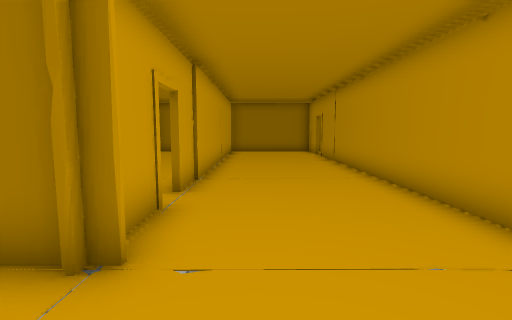
[1] (above)

24 first-person views from a walk through a 3-D level made in the Unity game engine. The camera is 1.3 m above the floor, tilts 6° down and sees 85° across. The floor is counted in squares, 1 m on a side. Each view is taken from the middle of a square. On the plan, view 1 faces up. The plan holds only what a view shows up to about 13 squares ahead; the rest is blank. The place goes on beyond the plan. The player character is not drawn. Some surface patterns are stand-ins.

[2]
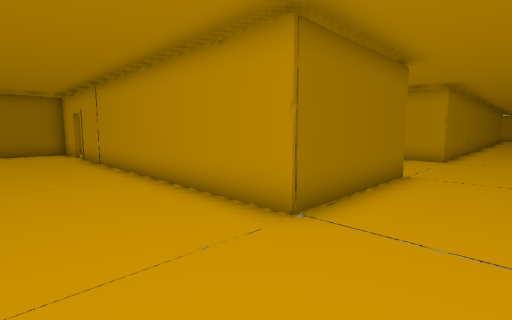

[3]
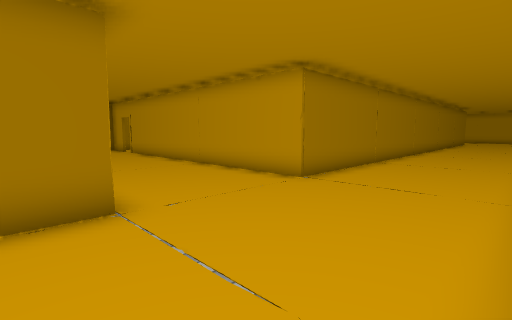

[4]
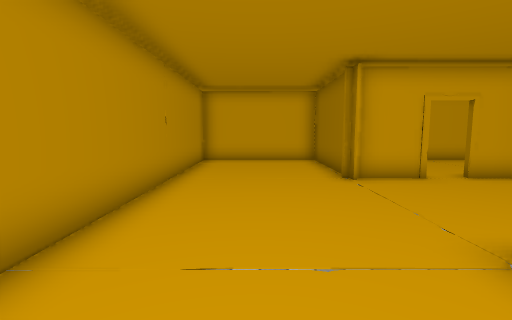

[5]
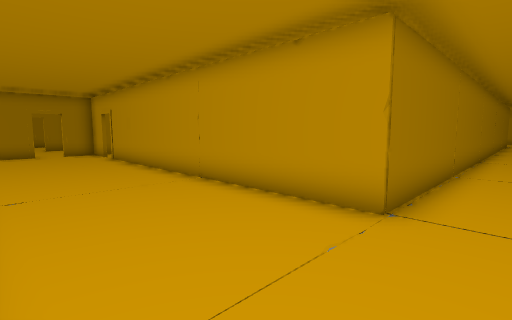

[6]
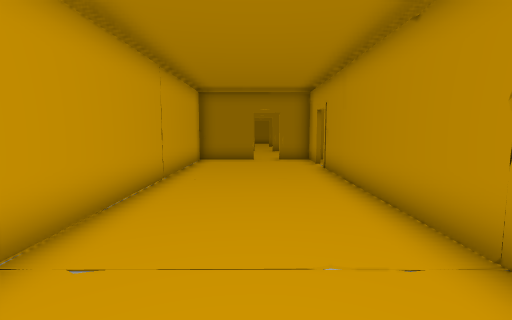

[7]
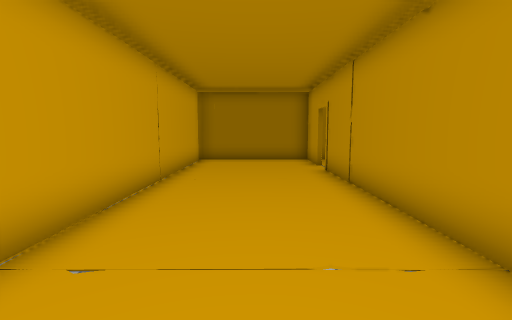

[8]
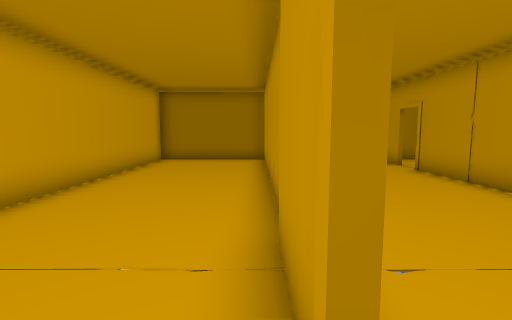

[9]
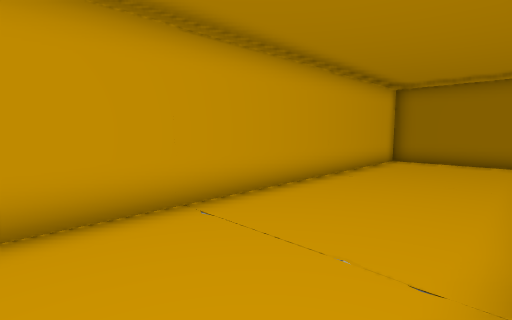

[10]
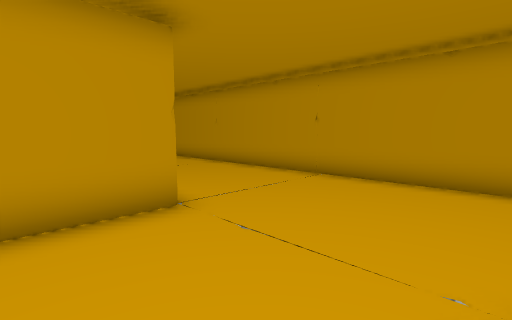

[11]
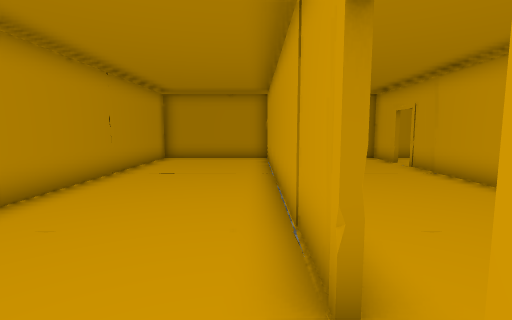

[12]
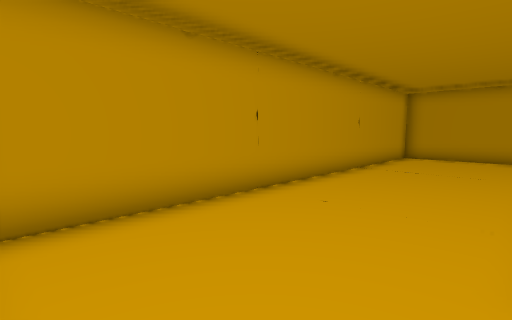

[13]
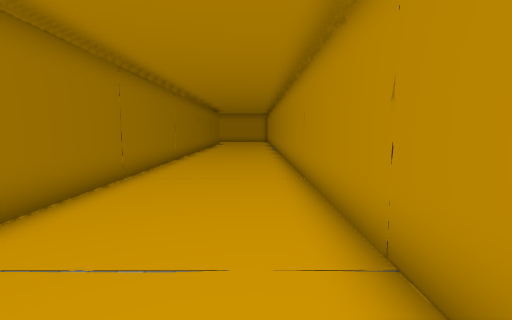

[14]
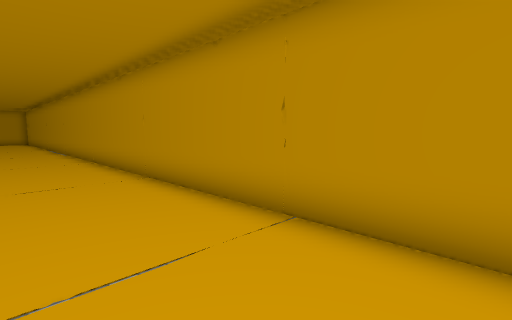

[15]
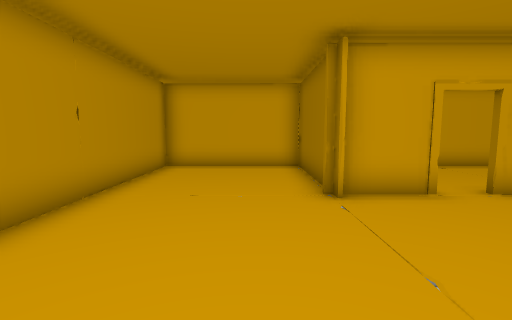

[16]
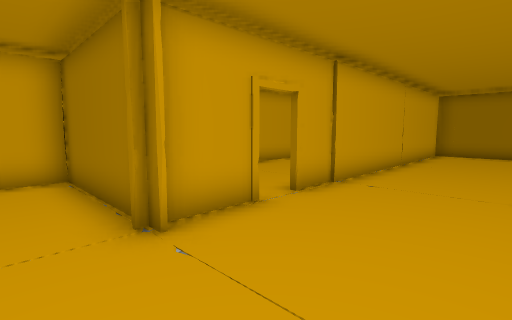

[17]
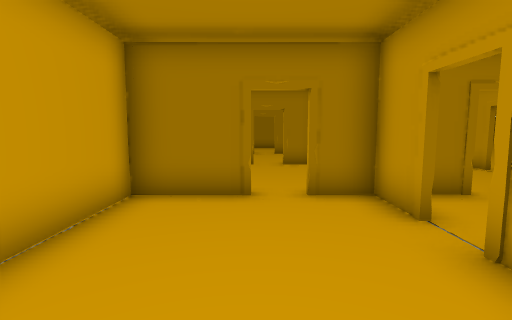

[18]
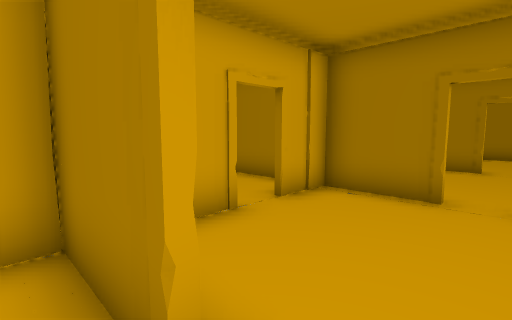

[19]
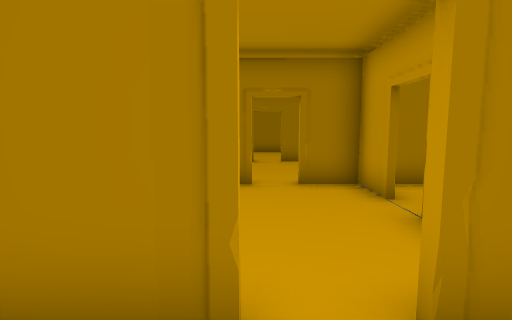

[20]
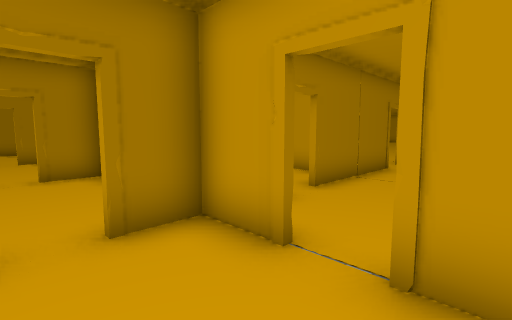

[21]
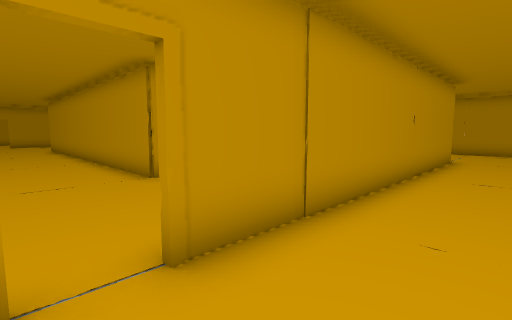

[22]
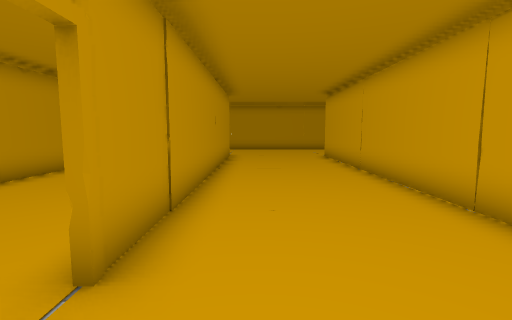

[23]
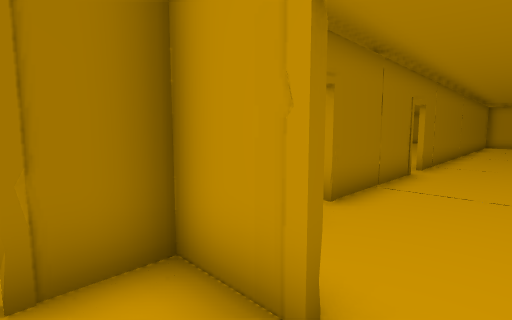

[24]
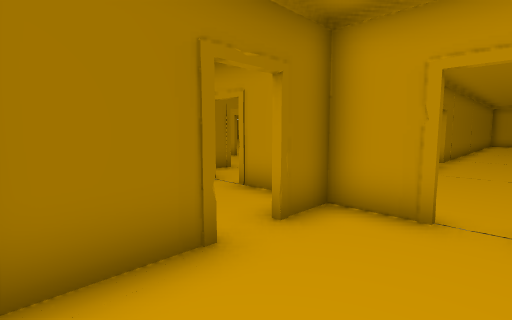

### Floor plan
Key: @ floor where view 1 was taken; # wall or solid block; x gap in a wall; . floor; T thing the floor can be seen under or through.
Columns run from 7 left of view 1 to 24 right of it. Each row starts with its distance up from view 1.
 33                  ##
 32                   .
 31                   ..
 30                   ..
 29                   ..
 28                  #xx#
 27                  ....
 26                  ...
 25                   ..
 24                   ..
 23             ######xx###
 22              ..T ....#.   #
 21               .T ... #   .x
 20                T ... #  ..x
 19                #.... # ...#
 18 #############  ###xx###.####xx##
 17 #....#....#....#....#...........
 16 #....#....#....#....x...........
 15 #....#.........#....x...........
 14 #....#....#....#....#...........
 13 #....#....#....#....#...........
 12 #....#....#....#....# ....######
 11 #....#....#....#....#  ...#
 10 #....#....#....#....#   ..#
  9 #....#....#....#....#   ..#
  8 #....#....#....#....#    .#
  7 #....#....#....#....#
  6 #....#....#....#....#
  5 #... .....#....#....#
  4      #....#....#....#
  3 #######...######....############
  2 #...............................
  1 #...............................
  0 #......@........................
 -1 #...............................
 -2 #...............................
 -3 ################################

Where each view was taken, in squares from view 1:
view 1: 0 up, 0 right, facing up
view 2: 0 up, 0 right, facing up-right
view 3: 2 down, 7 right, facing up-right
view 4: 0 up, 6 right, facing left
view 5: 1 up, 9 right, facing up-right
view 6: 5 up, 11 right, facing up
view 7: 5 up, 1 right, facing up
view 8: 5 up, 2 left, facing up
view 9: 5 up, 2 left, facing up-left
view 10: 5 up, 1 left, facing down-right
view 11: 16 up, 4 right, facing down
view 12: 17 up, 4 right, facing down-right
view 13: 1 down, 11 right, facing right
view 14: 1 up, 11 right, facing down-right
view 15: 1 up, 4 right, facing left
view 16: 1 up, 2 right, facing up-left
view 17: 12 up, 11 right, facing up
view 18: 17 up, 12 right, facing up-left
view 19: 16 up, 11 right, facing up
view 20: 14 up, 11 right, facing up-right
view 21: 16 up, 11 right, facing down-right
view 22: 17 up, 12 right, facing down
view 23: 15 up, 12 right, facing up-right
view 24: 15 up, 9 right, facing up-right
